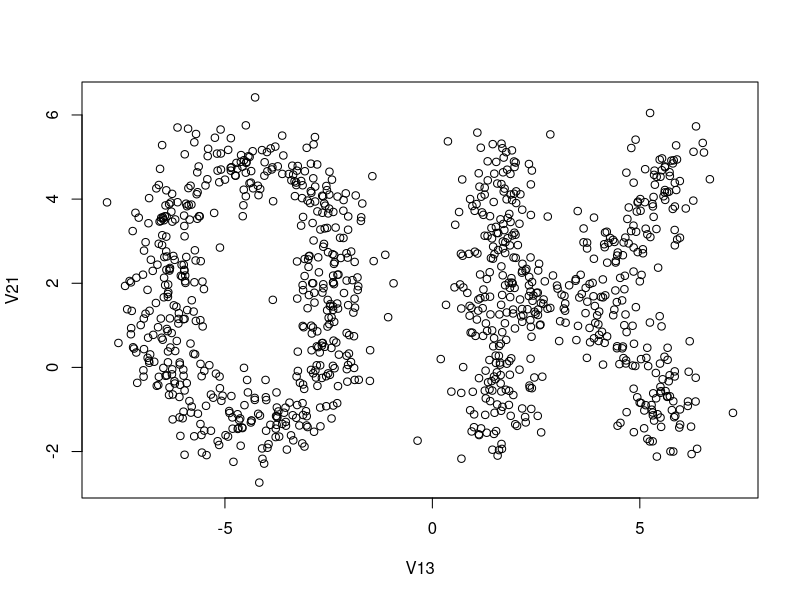

The R source for this figure:
## ---- chunk 1
knitr::opts_chunk$set(echo = TRUE)
## ---- chunk 2
x <- read.csv("./x.csv")
variances <- sapply(x, var)
variances <- variances[order(variances, decreasing = TRUE)]
first <- x[names(variances[1])]
second <- x[names(variances[2])]
to_plot <- data.frame(first, second)
plot(to_plot)
